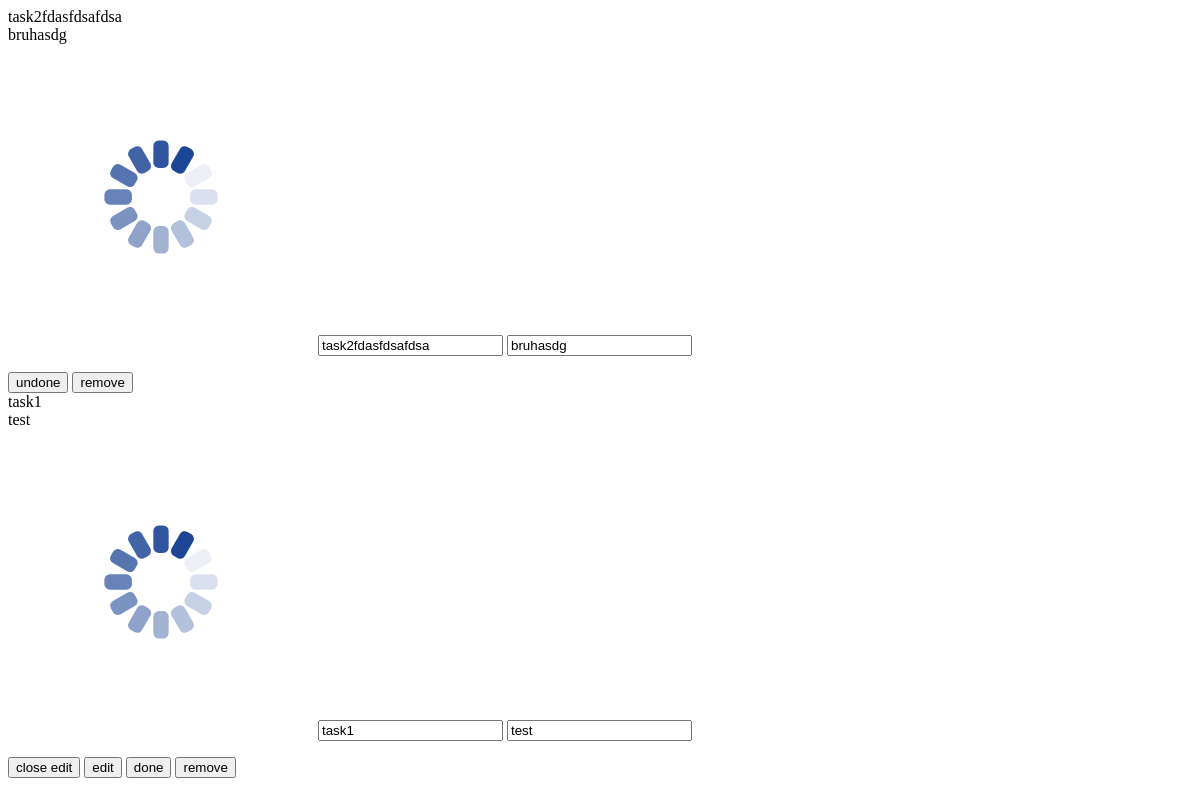
The page /list/tasks (signed in) on the database as committed earlier.
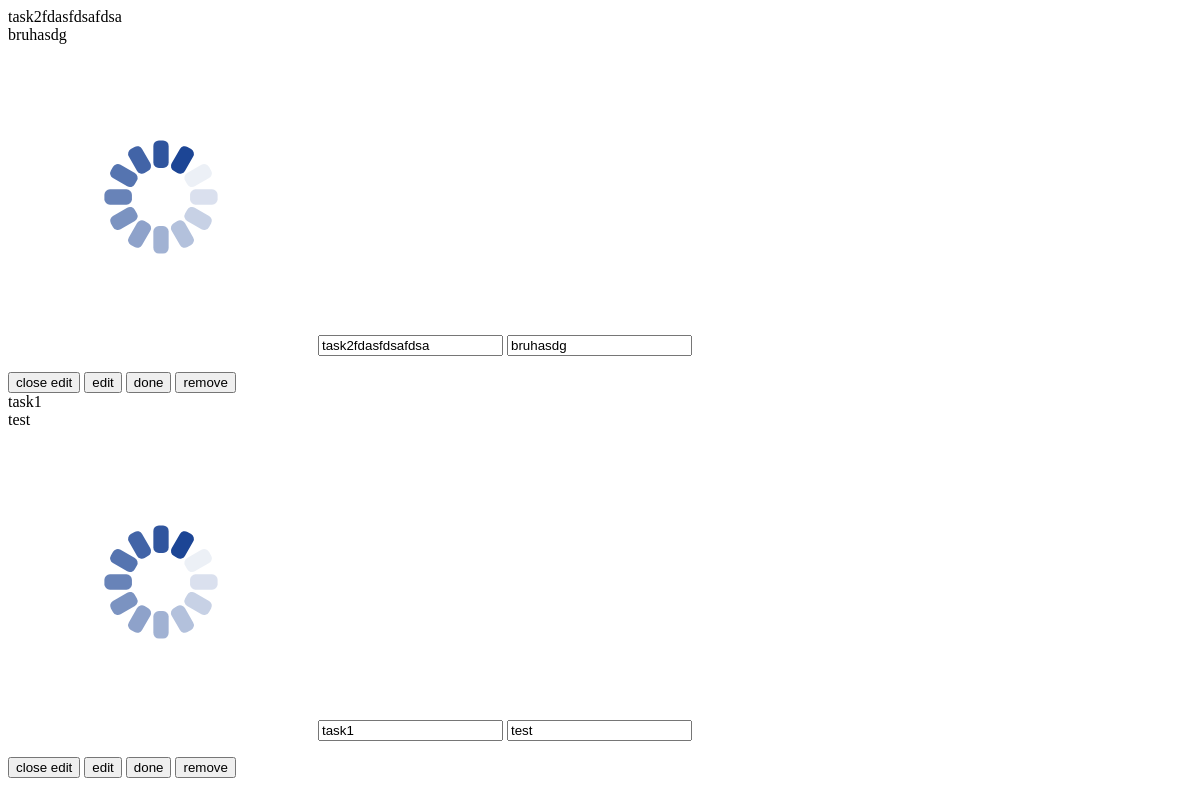
The same page on the database as committed later.
### models.py (models this page shows, shortened)
class Task(db.Model):
    __tablename__ = "tasks"
    id = db.Column(db.Integer, primary_key=True)
    user_id = db.Column(db.Integer, db.ForeignKey('users.id'), nullable=False)
    title = db.Column(db.String(100), nullable=False)
    content = db.Column(db.String(1000), nullable=False)
    created_at = db.Column(db.DateTime, nullable=False, default=datetime.utcnow)
    updated_at = db.Column(db.DateTime, nullable=False, default=datetime.utcnow, onupdate=datetime.utcnow)
    is_completed = db.Column(db.Boolean, default=False)

### routes.py (the view)
@app.route('/list/tasks', methods=["GET"])
@flask_login.login_required
def tasks():
    query = flask.request.args.get('query')
    filter = flask.request.args.get('filter')
    filter = Filter.DONE if filter == "done" else (Filter.NOT_DONE if filter == "notdone" else Filter.ALL)
    if query:
        tasks = Task.query \
            .filter(
            (Task.user_id == flask_login.current_user.id) &
            ((Task.title.ilike(f"%{query}%")) | (Task.content.ilike(f"%{query}%")))) \
            .filter(True if filter is None else (Task.is_completed == filter)) \
            .order_by(Task.created_at.desc()) \
            .all()
    else:
        tasks = Task.query \
            .filter(Task.user_id == flask_login.current_user.id) \
            .filter(True if filter is None else (Task.is_completed == filter)) \
            .order_by(Task.created_at.desc()) \
            .all()
    return flask.render_template("components/tasks.html", tasks=tasks)

### app.py (called while the page is built)
@login_manager.user_loader
def user_loader(id):
    return User.query.get(id)

### templates/components/tasks.html (shortened to what this page needs)
<div class="list task-list-main ml-3">
    {% for task in tasks %}
        <div class="list-item box has-background-warning-light edit-form-wrapper"
                x-data="{ editing: false }">
            {% if task["is_completed"] %}
            <div class="list-item-content list-item-done">
            {% else %}
            <div class="list-item-content">
            {% endif %}
                <div x-show="!editing">
                    <div class="list-item-title">
                        <span>{{ task['title'] }}</span>
                    </div>
                    <div class="list-item-description">
                        <span>{{ task['content'] }}</span>
                    </div>
                </div>
                <form x-show="editing"
                        class="edit-form"
                        hx-post="/list/edit/{{ task['id'] }}"
                        hx-trigger="input changed delay:300ms from:find .title-value, input changed delay:300ms from:find .content-value"
                        hx-swap="innerHTML">
                    <img class="spinner-edit htmx-indicator" src="{{ url_for('static', filename='img/loader.svg') }}" />
                    <input class="title-value input is-info w-50" type="text" name="title" value="{{ task['title'] }}">
                    <input class="content-value input is-info w-50 mt-2" type="text" name="content" value="{{ task['content'] }}">
                </form>
            </div>
            <div class="list-item-controls">
                <div class="buttons is-right">
                    {% if task["is_completed"] %}
                    <button class="button is-info"
                            hx-patch="/list/undone/{{ task['id'] }}"
                            hx-swap="innerHTML">
                        <span>undone</span>
                    </button>
                    {% else %}
                    <button class="button is-info"
                            x-on:click="editing = !editing; $dispatch('updateList')"
                            x-show="editing">
                        <span>close edit</span>
                    </button>
                    <button class="button is-info"
                            x-on:click="editing = !editing;"
                            x-show="!editing">
                        <span>edit</span>
                    </button>
                    <span class="displayer" x-show="!editing">
                        <button class="button is-info"
                                hx-trigger="click"
                                hx-patch="/list/done/{{ task['id'] }}"
                                hx-swap="innerHTML">
                        <span>done</span>
                        </button>
                    </span>
                    {% endif %}
                    <span class="displayer" x-show="!editing">
                        <button class="button is-danger"
                                hx-delete="/list/delete/{{ task['id'] }}"
                                hx-confirm="Are you sure you want to delete this task?"
                                hx-swap="innerHTML">
                        <span>remove</span>
                        </button>
                    </span>
                </div>
            </div>
        </div>
    {% else %}
        <div class="list-item">
            <div class="list-item-content">
                <div class="list-item-description">no tasks found</div>
            </div>
        </div>
    {% endfor %}
</div>

Rows that differ between the two databases and show on the page:
changed Task "task2fdasfdsafdsa": is_completed "undone" → "close edit edit done"
